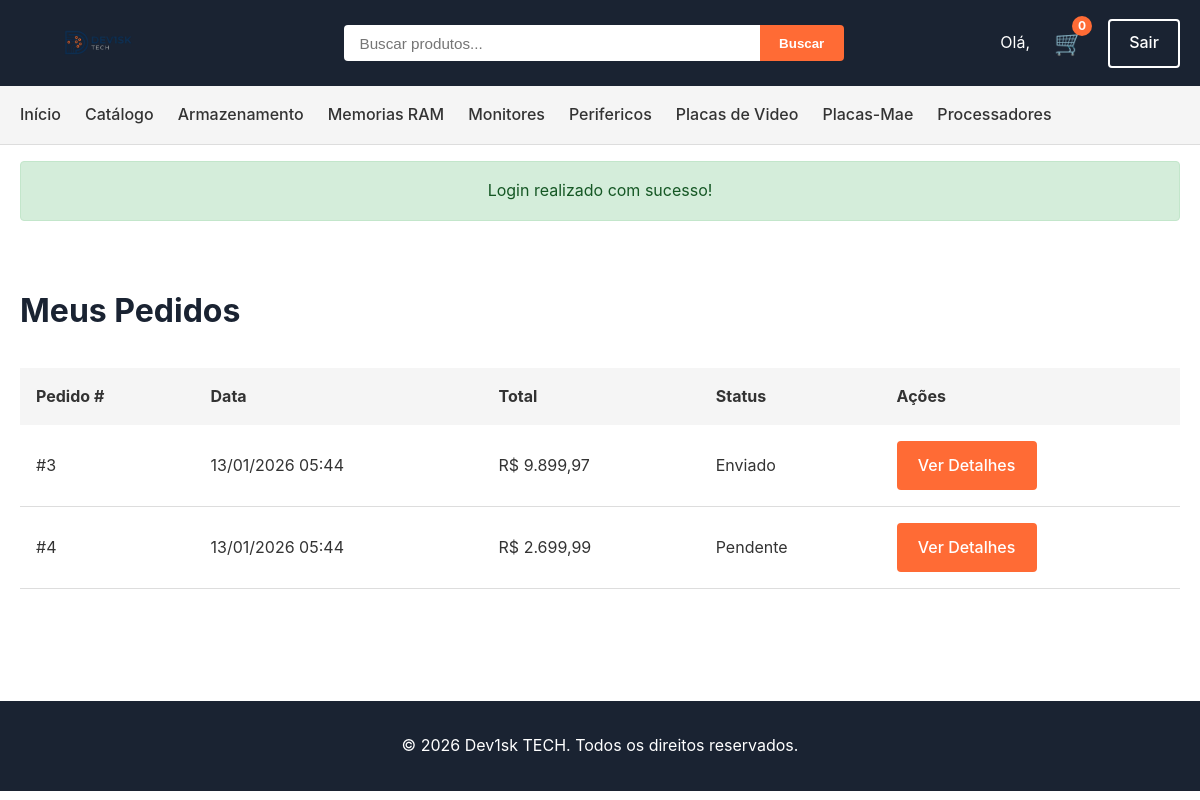
The app's page /orders.php (signed in) with its own data.
### tables this page shows
CREATE TABLE categories (
    id INT AUTO_INCREMENT PRIMARY KEY,
    name VARCHAR(100) NOT NULL,
    slug VARCHAR(100) UNIQUE NOT NULL,
    description TEXT,
    image VARCHAR(255),
    created_at TIMESTAMP DEFAULT CURRENT_TIMESTAMP,
    INDEX idx_slug (slug)
);

CREATE TABLE orders (
    id INT AUTO_INCREMENT PRIMARY KEY,
    user_id INT NOT NULL,
    order_number VARCHAR(50) UNIQUE NOT NULL,
    total_amount DECIMAL(10, 2) NOT NULL,
    status ENUM('pending', 'processing', 'shipped', 'delivered', 'cancelled') DEFAULT 'pending',
    shipping_address TEXT NOT NULL,
    shipping_city VARCHAR(50),
    shipping_state VARCHAR(50),
    shipping_zip VARCHAR(10),
    payment_method VARCHAR(50),
    notes TEXT,
    created_at TIMESTAMP DEFAULT CURRENT_TIMESTAMP,
    updated_at TIMESTAMP DEFAULT CURRENT_TIMESTAMP ON UPDATE CURRENT_TIMESTAMP,
    FOREIGN KEY (user_id) REFERENCES users(id) ON DELETE CASCADE,
    INDEX idx_user (user_id),
    INDEX idx_order_number (order_number),
    INDEX idx_status (status)
);

### config.php (called while the page is built, shortened)
<?php
function isLoggedIn() {
    return isset($_SESSION['user_id']);
}
function formatPrice($price) {
    return 'R$ ' . number_format($price, 2, ',', '.');
}
function getFlash() {
    if (isset($_SESSION['flash'])) {
        $flash = $_SESSION['flash'];
        return $flash;
    }
    return null;
}

### orders.php (the view, shortened to what this page needs)
<?php
require_once 'config.php';
$userId = getUserId();
$stmt = $pdo->prepare("
    SELECT o.*,
           (SELECT COUNT(*) FROM order_items WHERE order_id = o.id) as items_count
    FROM orders o
    WHERE o.user_id = ?
    ORDER BY o.created_at DESC
");
$stmt->execute([$userId]);
$orders = $stmt->fetchAll();
include 'header.php';
?>
<section class="products-section">
    <div class="container">
        <h2 class="section-title">Meus Pedidos</h2>
        <?php if (empty($orders)): ?>
            <p>Você ainda não fez nenhum pedido. <a href="catalog.php">Comece a comprar!</a></p>
        <?php else: ?>
            <table style="width: 100%; border-collapse: collapse;">
                <thead>
                    <tr style="background: var(--gray-light); text-align: left;">
                        <th style="padding: 1rem;">Pedido #</th>
                        <th style="padding: 1rem;">Data</th>
                        <th style="padding: 1rem;">Total</th>
                        <th style="padding: 1rem;">Status</th>
                        <th style="padding: 1rem;">Ações</th>
                    </tr>
                </thead>
                <tbody>
                    <?php foreach ($orders as $order): ?>
                        <tr style="border-bottom: 1px solid var(--border);">
                            <td style="padding: 1rem;">#<?php echo $order['id']; ?></td>
                            <td style="padding: 1rem;"><?php echo date('d/m/Y H:i', strtotime($order['created_at'])); ?></td>
                            <td style="padding: 1rem;"><?php echo formatPrice($order['total_amount']); ?></td>
                            <td style="padding: 1rem;">
                                <?php
                                $statusLabels = [
                                    'pending' => 'Pendente',
                                    'processing' => 'Processando',
                                    'shipped' => 'Enviado',
                                    'delivered' => 'Entregue',
                                    'cancelled' => 'Cancelado'
                                ];
                                echo $statusLabels[$order['status']] ?? $order['status'];
                                ?>
                            </td>
                            <td style="padding: 1rem;">
                                <a href="order_details.php?id=<?php echo $order['id']; ?>" class="btn btn-primary">Ver Detalhes</a>
                            </td>
                        </tr>
                    <?php endforeach; ?>
                </tbody>
            </table>
        <?php endif; ?>
    </div>
</section>
<?php include 'footer.php'; ?>

### header.php (shortened to what this page needs)
<!DOCTYPE html>
<html lang="pt-BR">
<head>
    <link rel="stylesheet" href="style.css">
</head>
<body>
<header>
    <div class="container">
        <div class="header-content">
            <div class="logo">
                <a href="index.php">
                    <img src="<?php echo LOGO_FULL; ?>" alt="<?php echo SITE_NAME; ?>">
                </a>
            </div>
            <div class="search-box">
                <form method="GET" action="index.php">
                    <input type="text" name="q" placeholder="Buscar produtos..." value="<?php echo htmlspecialchars($_GET['q'] ?? ''); ?>">
                    <button type="submit">Buscar</button>
                </form>
            </div>
            <div class="header-actions">
                <?php if (isLoggedIn()): ?>
                    <span>Olá, <?php echo htmlspecialchars(getUsername()); ?></span>
                    <a href="cart.php" class="cart-icon">
                        🛒
                        <span class="cart-count" id="cartCount">0</span>
                    </a>
                    <a href="logout.php" class="btn btn-outline">Sair</a>
                <?php else: ?>
                    <a href="login.php" class="btn btn-outline">Entrar</a>
                    <a href="register.php" class="btn btn-primary">Cadastrar</a>
                <?php endif; ?>
            </div>
        </div>
    </div>
</header>
<nav>
    <div class="container">
        <ul>
            <li><a href="index.php">Início</a></li>
            <li><a href="catalog.php">Catálogo</a></li>
            <?php
            $categories = $pdo->query("SELECT * FROM categories ORDER BY name")->fetchAll();
            foreach ($categories as $cat):
            ?>
                <li><a href="catalog.php?cat=<?php echo $cat['id']; ?>"><?php echo htmlspecialchars($cat['name']); ?></a></li>
            <?php endforeach; ?>
        </ul>
    </div>
</nav>
<?php $flash = getFlash(); if ($flash): ?>
    <div class="container">
        <div class="flash flash-<?php echo $flash['type']; ?>">
            <?php echo htmlspecialchars($flash['message']); ?>
        </div>
    </div>
<?php endif; ?>

### style.css (style rules this page uses)
* { margin: 0; padding: 0; box-sizing: border-box; }
:root { --blue-dark: #1a2332; --orange: #ff6b35; --gray-light: #f5f5f5; --white: #ffffff; --text: #333333; --border: #ddd; }
body { font-family: -apple-system, BlinkMacSystemFont, 'Segoe UI', Roboto, Oxygen, Ubuntu, sans-serif; color: var(--text); background: var(--white); line-height: 1.6; }
.container { max-width: 1200px; margin: 0 auto; padding: 0 20px; }
header { background: var(--blue-dark); color: var(--white); padding: 1rem 0; box-shadow: 0 2px 4px rgba(0,0,0,0.1); }
.header-content { display: flex; justify-content: space-between; align-items: center; gap: 2rem; }
.logo img { height: 50px; display: block; }
.search-box { flex: 1; max-width: 500px; }
.search-box form { display: flex; }
.search-box input { flex: 1; padding: 0.6rem 1rem; border: none; border-radius: 4px 0 0 4px; font-size: 0.95rem; }
.search-box button { padding: 0.6rem 1.2rem; background: var(--orange); color: var(--white); border: none; border-radius: 0 4px 4px 0; cursor: pointer; font-weight: 600; }
.header-actions { display: flex; gap: 1rem; align-items: center; }
.btn { padding: 0.6rem 1.2rem; text-decoration: none; border-radius: 4px; font-weight: 500; display: inline-block; text-align: center; cursor: pointer; border: 2px solid; transition: 0.2s; }
.btn-primary { background: var(--orange); color: var(--white); border-color: var(--orange); }
.btn-outline { background: transparent; color: var(--white); border-color: var(--white); }
.cart-icon { position: relative; color: var(--white); text-decoration: none; font-size: 1.5rem; padding: 0.5rem; }
.cart-count { position: absolute; top: 0; right: 0; background: var(--orange); color: var(--white); border-radius: 50%; width: 20px; height: 20px; display: flex; align-items: center; justify-content: center; font-size: 0.75rem; font-weight: bold; }
nav { background: var(--gray-light); border-bottom: 1px solid var(--border); }
nav ul { list-style: none; display: flex; flex-wrap: wrap; gap: 1.5rem; padding: 1rem 0; margin: 0; }
nav li { margin: 0; }
nav a { color: var(--text); text-decoration: none; font-weight: 500; white-space: nowrap; transition: color 0.2s; }
.products-section { padding: 3rem 0; }
.section-title { font-size: 2rem; margin-bottom: 2rem; color: var(--blue-dark); }
.flash { padding: 1rem; margin: 1rem 0; border-radius: 4px; text-align: center; }
.flash-success { background: #d4edda; color: #155724; border: 1px solid #c3e6cb; }

### records on screen
categories: name "Armazenamento"
categories: name "Memorias RAM"
categories: name "Monitores"
categories: name "Perifericos"
categories: name "Placas de Video"
categories: name "Placas-Mae"
categories: name "Processadores"
orders: id "3", created_at "13/01/2026 05:44", total_amount "R$ 9.899,97", status "Enviado"
orders: id "4", created_at "13/01/2026 05:44", total_amount "R$ 2.699,99", status "Pendente"

### other values on screen
$flash['message'] "Login realizado com sucesso!"
SITE_NAME "Dev1sk TECH"
